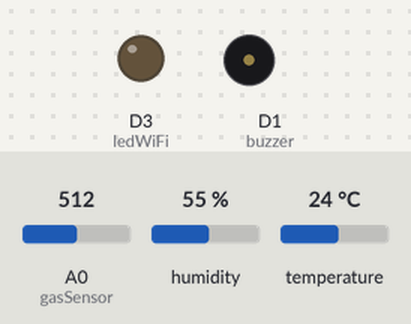
The sketch below on a simulated ESP8266 (NodeMCU). On the bench: output pins drawn as LEDs (lit = HIGH), buzzer (waves = sounding). The inputs (shaded band) are chosen by the test bench; at power-on: A0 (gasSensor) = 512, humidity 55 %, temperature 24 °C. WiFi joins after 1.5 s; servers stay silent unless stated; uploads are accepted with an empty reply; what the sketch prints to the serial monitor is not drawn.

Above: at 0.4 s.
At 5.8 s:
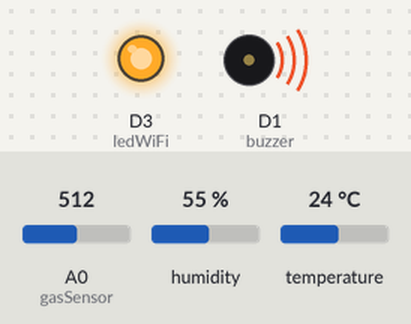
5.9 s: A0 (gasSensor) set to 0
At 7.0 s:
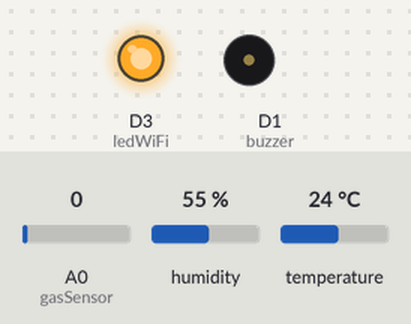
Timing chart, 0 to 8.9 s (numbered marks = the images above; inputs shaded):
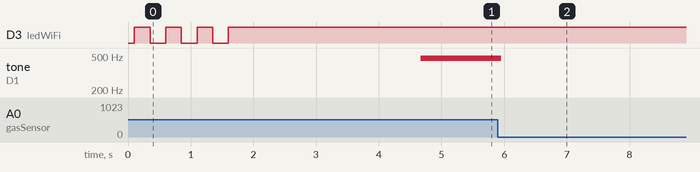

The sketch:

Home_Guardian_Code.ino
```cpp
#include <ESP8266WiFi.h>
#include <WiFiClient.h>
#include <ESP8266HTTPClient.h>
#include <DHT.h>
#include "secrets.h"

#define buzzer D1
#define boton D2
#define gasSensor A0
#define tempSensor D4
#define DHTTYPE DHT11
#define ledWiFi D3

DHT dht(tempSensor, DHTTYPE);

HTTPClient httpClient;
WiFiClient wClient;

String URLinsertLectura = String(API_BASE_URL) + "/iot/api/insertLectura";
String URLgetLastLectura = String(API_BASE_URL) + "/iot/api/getLastLectura";
String URLinsertAlerta = String(API_BASE_URL) + "/iot/api/insertAlerta";
String KEY = API_KEY;


const int umbralGas = 500;
const int umbralTemp = 40;
int countTemp = 0;
int countGas = 0;

int const idSensorTemp = 1;
int const idSensorGas = 2;

void setup() {
    // Buzzer
    pinMode(buzzer, OUTPUT);
    digitalWrite(buzzer, LOW);

    // Boton
    pinMode(boton, INPUT_PULLUP);

    // Sensores
    pinMode(gasSensor, INPUT);
    pinMode(tempSensor, INPUT);

    // LED
    pinMode(ledWiFi, OUTPUT);
    digitalWrite(ledWiFi, LOW);

    // Sensor de temperatura
    dht.begin();


    Serial.begin(9600);


    // ---- Conexión WiFi ----
    WiFi.mode(WIFI_STA);
    WiFi.disconnect();
    delay(100);

    WiFi.begin(WIFI_SSID, WIFI_PASSWORD);
    Serial.print("Conectando a red WiFi \"");
    Serial.print(WIFI_SSID);
    Serial.print("\"");
    while (WiFi.status() != WL_CONNECTED) {
        digitalWrite(ledWiFi, HIGH);
        delay(250);
        Serial.print(".");
        digitalWrite(ledWiFi, LOW);
        delay(250);
    }
    Serial.print("\nConectado! IP: ");
    digitalWrite(ledWiFi, HIGH);
    Serial.println(WiFi.localIP());

    Serial.println("Iniciando...");
    delay(3000);
    digitalWrite(D0, LOW);
}

void loop() {
    float temp = dht.readTemperature();
    int gasVal = analogRead(gasSensor);

    if (temp > umbralTemp) {
      Serial.println("Temperatura alta!");
      buzzerloop();
      lecturaIntentoPOSinsert(idSensorTemp, temp);
      insertAlerta(idSensorTemp);
      countTemp = 0;
    }

    if (gasVal > umbralGas) {
      Serial.println("Gas detectado!");
      buzzerloop();
      lecturaIntentoPOSinsert(idSensorGas, gasVal);
      insertAlerta(idSensorGas);
      countGas = 0;
    }

    if (countTemp == 300) {
        Serial.print("Temperatura: ");
        Serial.print(temp);
        Serial.println(" C");
        lecturaIntentoPOSinsert(idSensorTemp, temp);
        countTemp = 0;
    }

    if (countGas == 120) {
        Serial.print("Gas sensor value: ");
        Serial.println(gasVal);
        lecturaIntentoPOSinsert(idSensorGas, gasVal);
        countGas = 0;
    }

    countGas += 1;   countTemp += 1;
    delay(1000);
}

void buzzerloop() {
    while (true) {
        digitalWrite(buzzer, HIGH);
        delay(1);
        digitalWrite(buzzer, LOW);
        delay(1);
        if (analogRead(boton) == LOW) {
            Serial.println("Boton presionado...");
            break;
        }
    }
    delay(4000);
}

void insertAlerta(int sensor) {
    int idLectura = IntentogetLastLectura(sensor);
    alertaIntentoPOSinsert(idLectura);
}

int extraerIdLectura(String json) {
  int idx = json.indexOf("\"id_lectura\":");
  if (idx < 0) {
    return -1; // no encontrado
  }

  // Ir al carácter después de los dos puntos :
  idx = json.indexOf(":", idx);
  if (idx < 0) {
    return -1;
  }
  idx++; // nos movemos después de ':'

  // Saltar espacios
  while (idx < (int)json.length() && (json[idx] == ' ' || json[idx] == '\"')) {
    idx++;
  }

  // Construir el número
  String numStr = "";
  while (idx < (int)json.length() && isDigit(json[idx])) {
    numStr += json[idx];
    idx++;
  }

  if (numStr.length() == 0) {
    return -1;
  }

  return numStr.toInt();
}

int IntentogetLastLectura(int sensor_id){
  String URL = URLgetLastLectura;

  String serverResponse = "";   // Respuesta cruda del servidor

  Serial.println("URL: " + URL);

  if (WiFi.status() == WL_CONNECTED) {

    httpClient.begin(wClient, URL);
    httpClient.addHeader("Content-Type", "application/json");
    httpClient.addHeader("x-api-key", KEY);

    // JSON que envías en el POST
    String jsonBody = "{ \"id_sensor\": " + String(sensor_id) + " }";
    Serial.println("Enviando JSON: " + jsonBody);

    // Enviar POST
    int httpResponseCode = httpClient.POST(jsonBody);
    Serial.println("Código HTTP: " + String(httpResponseCode));

    // Si hubo respuesta del servidor
    if (httpResponseCode > 0) {
      serverResponse = httpClient.getString();   // Guardamos la respuesta
      Serial.println("Respuesta del servidor:");
      Serial.println(serverResponse);
    } else {
      Serial.println("Error en la petición POST");
    }

    httpClient.end();
  }

  int idLectura = extraerIdLectura(serverResponse);
  Serial.print("id_lectura extraído: ");
  Serial.println(idLectura);

  return idLectura;   // <-- ahora regresamos el entero
}

void lecturaIntentoPOSinsert(int sensor, float data){
  String URL = URLinsertLectura;
  if (WiFi.status() == WL_CONNECTED) {

    // Construimos el JSON que la API espera: { "valor": 25.8 }
    String jsonBody = "{\"id_sensor\":" + String(sensor) + ",\"valor\":" + String(data) + "}";

    Serial.print("POST a: ");
    Serial.println(URL);
    Serial.print("Body: ");
    Serial.println(jsonBody);

    httpClient.begin(wClient, URL);
    httpClient.addHeader("Content-Type", "application/json");
    httpClient.addHeader("x-api-key", KEY);

    int httpResponseCode = httpClient.POST(jsonBody);
    Serial.print("HTTP Response code: ");
    Serial.println(httpResponseCode);

    if (httpResponseCode > 0) {
      Serial.println(httpClient.getString());
    }

    httpClient.end();
  }
  else {
    Serial.println("WiFi Desconectado");
  }
}

void alertaIntentoPOSinsert(int id_lectura){
  String URL = URLinsertAlerta;
  if (WiFi.status() == WL_CONNECTED) {

    // Construimos el JSON que la API espera: { "valor": 25.8 }
    String jsonBody = "{\"id_lectura\":" + String(id_lectura) + "}";

    Serial.print("POST a: ");
    Serial.println(URL);
    Serial.print("Body: ");
    Serial.println(jsonBody);

    httpClient.begin(wClient, URL);
    httpClient.addHeader("Content-Type", "application/json");
    httpClient.addHeader("x-api-key", KEY);

    int httpResponseCode = httpClient.POST(jsonBody);
    Serial.print("HTTP Response code: ");
    Serial.println(httpResponseCode);

    if (httpResponseCode > 0) {
      Serial.println(httpClient.getString());
    }

    httpClient.end();
  }
  else {
    Serial.println("WiFi Desconectado");
  }
}
```

secrets.example.h
```cpp
#pragma once

#define WIFI_SSID "tu_red_wifi"
#define WIFI_PASSWORD "tu_password_wifi"

#define API_BASE_URL "http://<ip-del-servidor>:3000"
#define API_KEY "tu_api_key"
```

Measured:
- after the input at 5.9 s, tone on D1 (buzzer): 472 Hz → silent after 0.05 s
